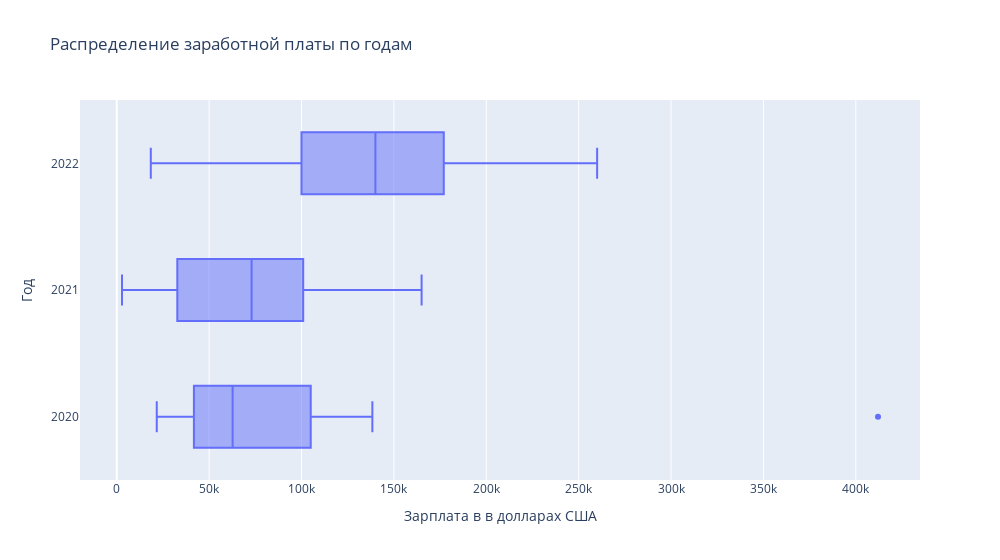

Notebook source saved alongside this figure:
### Markdown cell above
### Распределение зарплат Data Scientist по годам
Исследование проводится для роли *Data Scientist*

### Code cell
data['work_year'] = data['work_year'].astype('object')

# Создаем df, содержащий данные только для роли Data Scientist
data_ds = data[data['job_title'] == 'Data Scientist']

fig_1=px.box(data_ds, x = 'salary_in_usd', y = 'work_year', 
             title = 'Распределение заработной платы по годам',
             width = 1000,
             labels = {'salary_in_usd': 'Зарплата в в долларах США', 'work_year': 'Год'}
             )

fig_1.show()

### Figure 1 — Plotly figure (JSON) as saved in the notebook; plotly's stock layout.template omitted (floating-point values rounded to 4 significant figures; data arrays with more than 128 entries replaced by an {"elided": "..."} marker saying what was removed)
{"data": [{"alignmentgroup": "True", "hovertemplate": "Зарплата в в долларах США=%{x}<br>Год=%{y}<extra></extra>", "legendgroup": "", "marker": {"color": "#636efa"}, "name": "", "notched": false, "offsetgroup": "", "orientation": "h", "showlegend": false, "type": "box", "x": {"elided": "143 int values"}, "x0": " ", "xaxis": "x", "y": {"elided": "143 int values"}, "y0": " ", "yaxis": "y"}], "layout": {"boxmode": "group", "legend": {"tracegroupgap": 0}, "title": {"text": "Распределение заработной платы по годам"}, "width": 1000, "xaxis": {"anchor": "y", "domain": [0, 1], "title": {"text": "Зарплата в в долларах США"}}, "yaxis": {"anchor": "x", "domain": [0, 1], "title": {"text": "Год"}}}}
